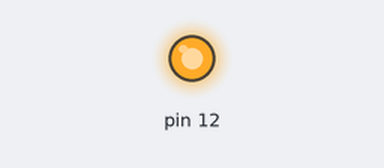
A sketch run on a simulated Arduino Uno, built with avr-gcc and run on an emulated ATmega328P. On the bench: output pins drawn as LEDs (lit = HIGH).

Above: at 0.35 s.
At 2.55 s:
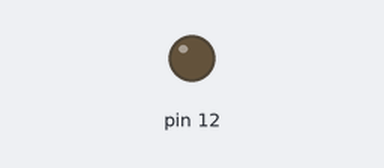
Timing chart, 0 to 3.0 s (numbered marks = the images above):
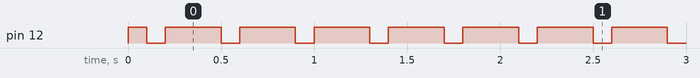

Measured:
- by itself, pin 12: repeats every 0.40 s: LOW 0.10 s, HIGH 0.30 s

The sketch:

p1.ino
```cpp
#include <avr/io.h>   // Adding AVR Library.

#include <util/delay.h> //Adding delay Library

int main(void)
{
  DDRB |= (1<<4); // Defining all the Pins of PORT B as output
  while(1) // A infinite loop unless returned 0
  {
    PORTB = 0x10; //Setting all the Pins of PORT B to HIGH
    _delay_ms(100); // Adding 1000ms second delay
    PORTB &= ~(1<<4);//Setting all the Pins of PORT B to LOW
    _delay_ms(100); // Adding 1000ms second delay
    PORTB |= (1<<4);
    _delay_ms(100);
    PORTB &= ~(1<<3);
    _delay_ms(100);


  }
}
```
